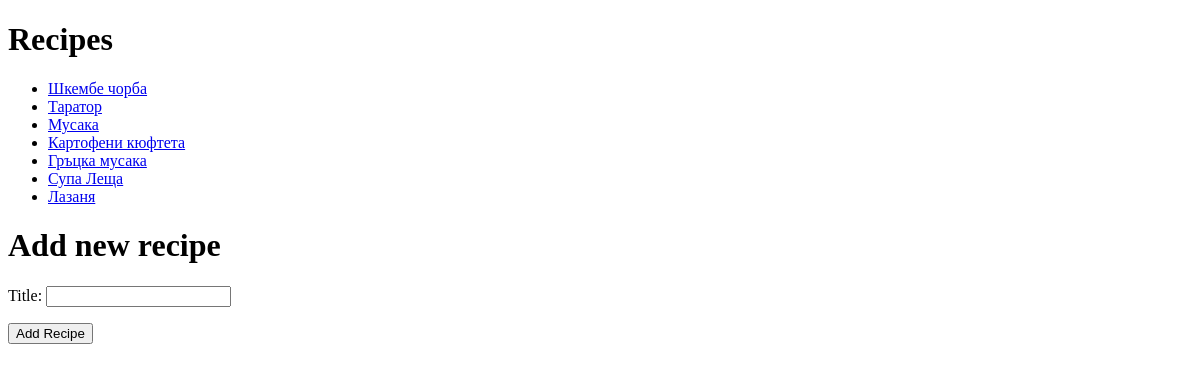
Before: /recipes/ with the older database file.
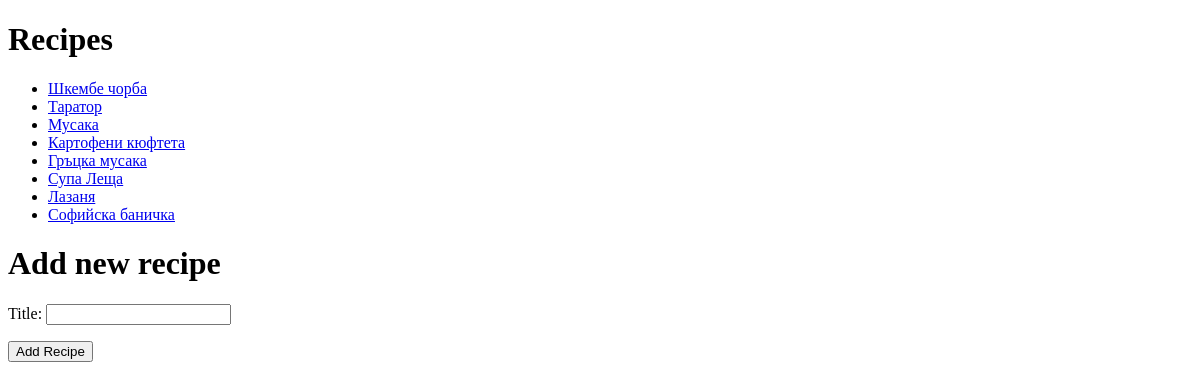
After: the same page with the newer database file.
### recipe/models.py (models this page shows, shortened)
class Recipe(models.Model):
    title = models.CharField(max_length=90)

### recipe/views.py (the view)
# urls.py: path('recipes/', list_recipe),
def list_recipe(request):
    recipes = Recipe.objects.all()
    if request.method == 'POST':
        form = RecipeForm(request.POST)
        if form.is_valid():
            form.save()
    else:
        form = RecipeForm()
    return render(request, 'recipe/list.html', context={
        "recipes": recipes,
        'form': form
    })

### recipe/forms.py
class RecipeForm(ModelForm):
    class Meta:
        model = Recipe
        fields = ['title']

### recipe/templates/recipe/list.html (shortened to what this page needs)
<!DOCTYPE html>
<html lang="en">
<head>
</head>
<body>
<h1>Recipes</h1>
<ul>
    {% for recipe in recipes %}
    <li>
        <a href="/recipes/{{recipe.id}}/">{{ recipe.title }}</a>
    </li>
    {% endfor %}
</ul>
<h1>Add new recipe</h1>
<form action="." method="POST">
    {{ form.as_p }}
    <input type="submit" value="Add Recipe" />
</form>
</body>
</html>

Changed rows visible on the page:
added Recipe: title "Софийска баничка"
